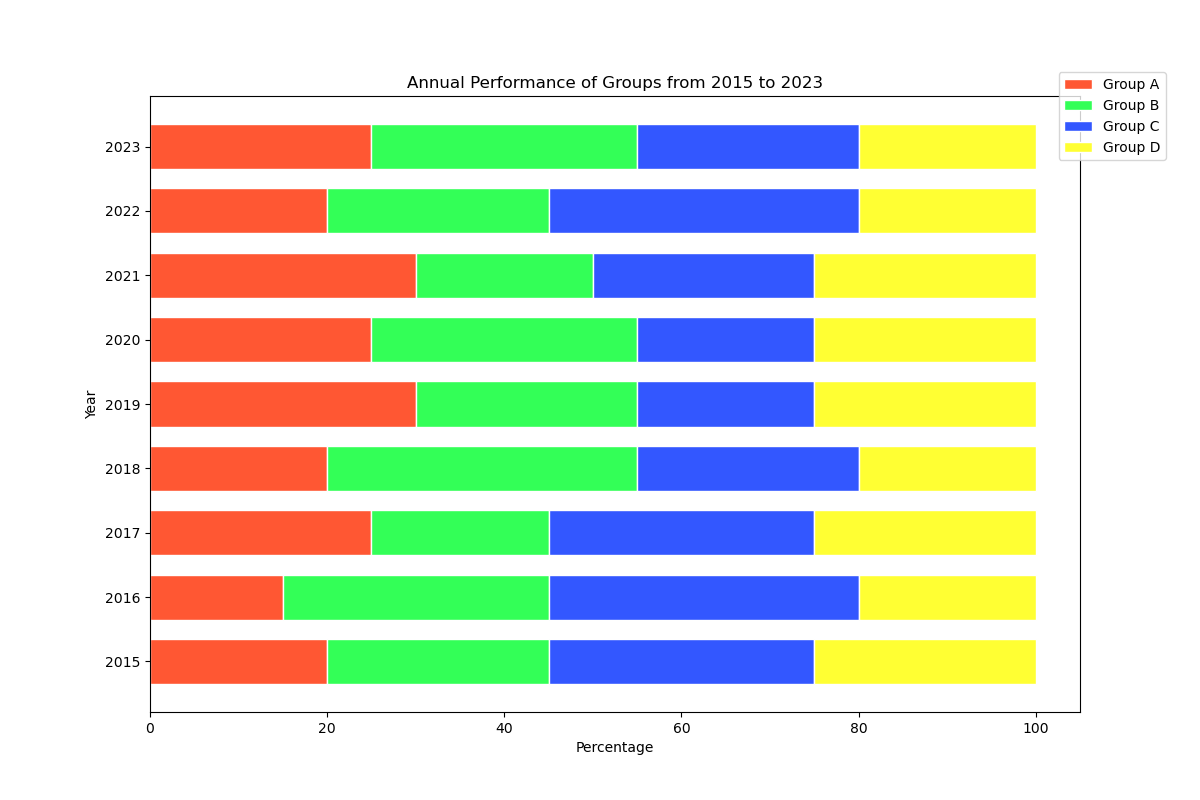

The script that drew this image:

import matplotlib.pyplot as plt
import numpy as np

data = {
    'Category': ['2015', '2016', '2017', '2018', '2019', '2020', '2021', '2022', '2023'],
    'Group A': [20, 15, 25, 20, 30, 25, 30, 20, 25],
    'Group B': [25, 30, 20, 35, 25, 30, 20, 25, 30],
    'Group C': [30, 35, 30, 25, 20, 20, 25, 35, 25],
    'Group D': [25, 20, 25, 20, 25, 25, 25, 20, 20]
}

categories = data['Category']
group_A = data['Group A']
group_B = data['Group B']
group_C = data['Group C']
group_D = data['Group D']

barWidth = 0.7
r = np.arange(len(categories))

plt.figure(figsize=(12, 8))

plt.barh(r, group_A, color='#FF5733', edgecolor='white', height=barWidth, label='Group A')
plt.barh(r, group_B, color='#33FF57', edgecolor='white', height=barWidth, left=group_A, label='Group B')
plt.barh(r, group_C, color='#3357FF', edgecolor='white', height=barWidth, left=np.add(group_A, group_B), label='Group C')
plt.barh(r, group_D, color='#FFFF33', edgecolor='white', height=barWidth, left=np.add(np.add(group_A, group_B), group_C), label='Group D')

plt.xlabel('Percentage')
plt.ylabel('Year')
plt.title('Annual Performance of Groups from 2015 to 2023')
plt.yticks(r, categories)
plt.legend(loc='upper right', bbox_to_anchor=(1.1, 1.05))

plt.show()
